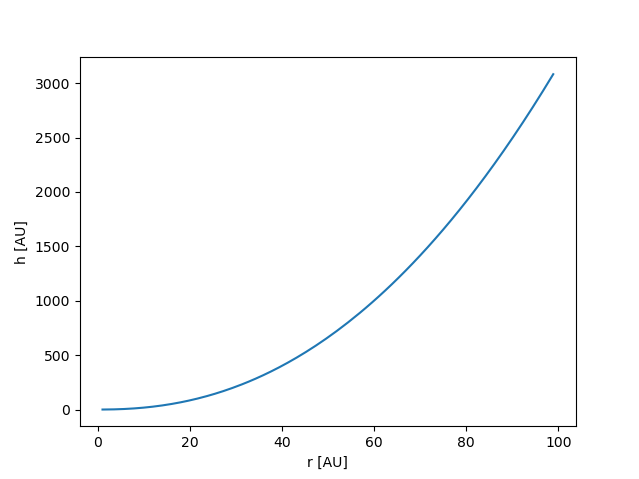

Source code (Python):
import numpy as np
import pandas as pd
import matplotlib.pyplot as plt
df=pd.read_csv('rvsh.csv',sep=',',header=None,skiprows=[0],dtype=np.float64)
df.dropna(inplace=True)
df.rename(columns={0:'r',1:'h'},inplace=True)
r=df['r'].tolist()
h=df['h'].tolist()
plt.plot(r,h)
plt.xlabel('r [AU]')
plt.ylabel('h [AU]')
plt.show()
